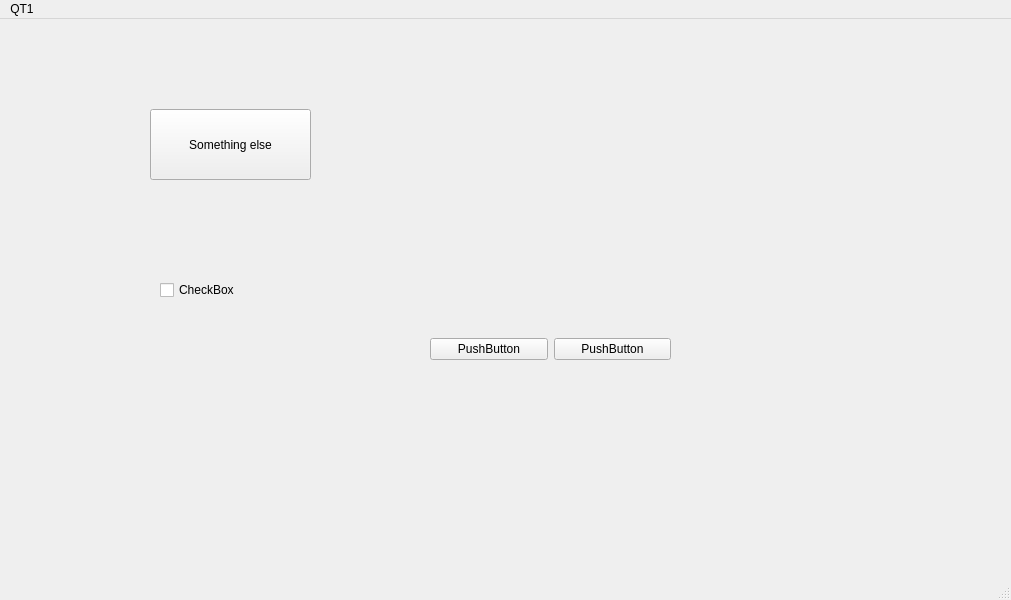
<?xml version="1.0" encoding="UTF-8"?>
<ui version="4.0">
 <class>MainWindow</class>
 <widget class="QMainWindow" name="MainWindow">
  <property name="windowModality">
   <enum>Qt::WindowModality::WindowModal</enum>
  </property>
  <property name="geometry">
   <rect>
    <x>0</x>
    <y>0</y>
    <width>1011</width>
    <height>600</height>
   </rect>
  </property>
  <property name="windowTitle">
   <string>MainWindow</string>
  </property>
  <property name="windowIcon">
   <iconset>
    <normaloff>../../../Downloads/F-7561738669750058_x_gpk_logo(5).png</normaloff>../../../Downloads/F-7561738669750058_x_gpk_logo(5).png</iconset>
  </property>
  <widget class="QWidget" name="centralwidget">
   <widget class="QPushButton" name="pushButton">
    <property name="geometry">
     <rect>
      <x>150</x>
      <y>90</y>
      <width>161</width>
      <height>71</height>
     </rect>
    </property>
    <property name="autoFillBackground">
     <bool>true</bool>
    </property>
    <property name="text">
     <string>Something else</string>
    </property>
    <property name="icon">
     <iconset>
      <normaloff>../../../Downloads/default_user.webp</normaloff>../../../Downloads/default_user.webp</iconset>
    </property>
    <property name="iconSize">
     <size>
      <width>80</width>
      <height>80</height>
     </size>
    </property>
    <property name="checkable">
     <bool>false</bool>
    </property>
   </widget>
   <widget class="QCheckBox" name="checkBox">
    <property name="geometry">
     <rect>
      <x>160</x>
      <y>260</y>
      <width>88</width>
      <height>22</height>
     </rect>
    </property>
    <property name="text">
     <string>CheckBox</string>
    </property>
   </widget>
   <widget class="QWidget" name="horizontalLayoutWidget">
    <property name="geometry">
     <rect>
      <x>430</x>
      <y>310</y>
      <width>241</width>
      <height>41</height>
     </rect>
    </property>
    <layout class="QHBoxLayout" name="horizontalLayout">
     <item>
      <widget class="QPushButton" name="pushButton_2">
       <property name="text">
        <string>PushButton</string>
       </property>
      </widget>
     </item>
     <item>
      <widget class="QPushButton" name="pushButton_3">
       <property name="text">
        <string>PushButton</string>
       </property>
      </widget>
     </item>
    </layout>
   </widget>
  </widget>
  <widget class="QMenuBar" name="menubar">
   <property name="geometry">
    <rect>
     <x>0</x>
     <y>0</y>
     <width>1011</width>
     <height>21</height>
    </rect>
   </property>
   <widget class="QMenu" name="menuQT1">
    <property name="title">
     <string>QT1</string>
    </property>
    <widget class="QMenu" name="menuanother">
     <property name="title">
      <string>another</string>
     </property>
     <addaction name="actionnew_thing"/>
     <addaction name="actionnew_one"/>
     <addaction name="actionanother_new"/>
    </widget>
    <addaction name="actionsomet"/>
    <addaction name="menuanother"/>
    <addaction name="actionslsdkfj"/>
    <addaction name="actionskdfj"/>
    <addaction name="actiondj"/>
    <addaction name="separator"/>
    <addaction name="actionafter_seperator"/>
   </widget>
   <addaction name="menuQT1"/>
  </widget>
  <widget class="QStatusBar" name="statusbar"/>
  <action name="actionsomet">
   <property name="text">
    <string>somet</string>
   </property>
  </action>
  <action name="actionslsdkfj">
   <property name="text">
    <string>slsdkfj</string>
   </property>
  </action>
  <action name="actionskdfj">
   <property name="text">
    <string>skdfj</string>
   </property>
  </action>
  <action name="actiondj">
   <property name="text">
    <string>dj</string>
   </property>
  </action>
  <action name="actionafter_seperator">
   <property name="text">
    <string>after seperator</string>
   </property>
  </action>
  <action name="actionnew_thing">
   <property name="text">
    <string>new thing</string>
   </property>
  </action>
  <action name="actionnew_one">
   <property name="text">
    <string>new one</string>
   </property>
  </action>
  <action name="actionanother_new">
   <property name="text">
    <string>another new</string>
   </property>
  </action>
 </widget>
 <resources/>
 <connections/>
</ui>
